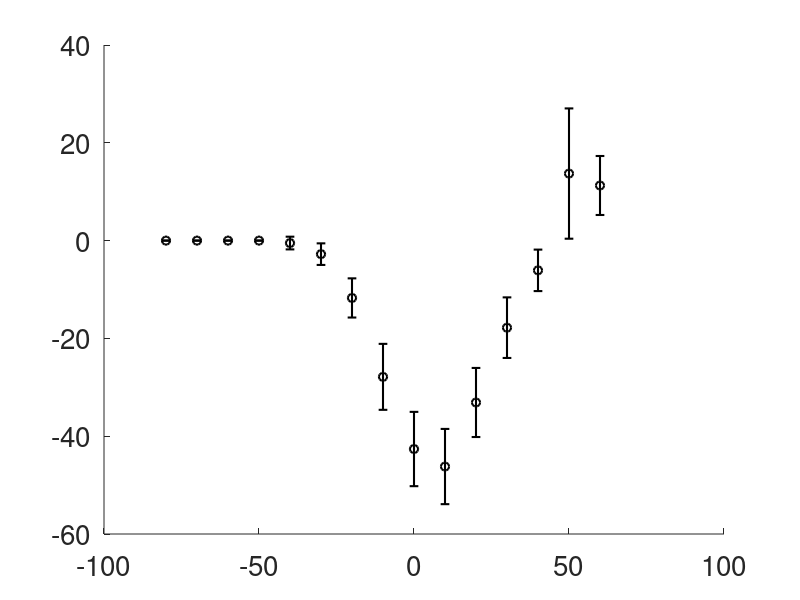

Reproduce this figure in MATLAB. (Note: this script raises an error after producing the figure.)
set(gcf,'color','w');
set(groot, 'defaultLineLineWidth', 1.5)
set(groot, 'defaultAxesFontSize', 20)

data1 = load('model_01.txt');
% data2 = load('results1.txt');

x1 = data1(:,1);
x2 = data1(:,2);
x3 = data1(:,3);
x4 = data1(:,4);
x5 = data1(:,5);
x6 = data1(:,6);

y1 = [-80	-70	-60	-50	-40	-30	-20	-10	0	10	20	30	40	50	60];
%Data IV
y2 =[0	0	0	0	-0.5	-2.7703	-11.7254	-27.8612	-42.6211	-46.2051	-33.10479641	-17.80463281	-6.082811117	13.70904558	11.26948622	];
y3 = [0	0	0	0	1.299411531	2.206903633	4.005455233	6.744379187	7.597769411	7.69263528	7.06332023	6.194476951	4.241362906	13.32159951	6.031335668	];

%GHK Activation 
y4=[0	0	0	0	0.002306276	0.016037491	0.088394494	0.285191507	0.636761751	1	1	1	1	1	1];
y5 =[0.005515591	0.003982387	0.007262363	0.011288517	0.009085753	0.016612367	0.030036945	0.049566489	0.046658177	0.021320047	0.022502137	0.062941159	0.066836887	0.061431159	0.0614364218	];


%GHK Inactivation 
y6=[0.968075909	0.963447109	0.952905658	0.941429239	0.821525532	0.651763564	0.436892473	0.255534784	0.162872685	0.119716427	0.127941006	0.159243943	0	0	0];
y7=[0.010215517	0.01360165	0.01424941	0.021572672	0.041086892	0.051410542	0.057476528	0.038445194	0.023122705	0.020582788	0.01616925	0.009965288	0.021536765	0.06177793664	0.08127472497	];



ys = [-80	-70	-60	-50	-40	-30	-20	-10	0	10	20	30	40	50	60];
%Activation taus
y8 =[2	2	2	2.12	1.885555556	1.81625	2.6	3.464444444	3.884444444	3.182222222	2.287777778	1.882222222	1.757777778	1.83	1.867142857];
%error
y9 =[0.328447527	0.152752523	0.185592145	0.616965693	0.198415492	0.302070632	0.293357007	0.37783047	0.529376234	0.376544146	0.211993041	0.149682792	0.211829188	0.205131695	0.427326764];

%Inactivation taus
y10 =[160.865	163.6625	182.56	191.065	215.512	198.534	162.0733333	158.835	164.70875	156.4	103.4511111	107.5155556	69.4825	78.585	82.198];
%error
y11 =[23.17820456	26.95356089	15.48353965	33.91065319	19.69923856	22.28402959	41.3314393	37.83553927	13.85351882	20.12190052	7.139376421	5.263354209	2.644662471	11.114633	10.77651768];


figure (1)
set(gcf,'color','w');
errorbar(y1,y2,y3,'ok', 'LineWidth',1.2,'MarkerSize',10)
hold on
plot(x1,x4,'k', 'LineWidth',2)
axis([-60 60 -100 20 ])
ylabel('I_{Ca} (pA)'),xlabel('Voltage (mV)')
legend('Data N = 10','Model')

figure (2)
set(gcf,'color','w');
errorbar(y1,y4,y5,'ok', 'LineWidth',1.2,'MarkerSize',10)
hold on
plot(x1,x2,'k', 'LineWidth',2)
axis([-60 60 0 1 ])
ylabel('pA'),xlabel('Voltage (mV)')
errorbar(y1,y6,y7,'ok', 'LineWidth',1.2,'MarkerSize',10)
hold on
plot(x1,x3,'k', 'LineWidth',2)
axis([-60 60 0 1 ])
ylabel('Ca_{V}1.2 G/G_{max}'),xlabel('Voltage (mV)')
legend('Data N = 10','Model')

figure (3)
set(gcf,'color','w');
errorbar(ys,y8,y9,'ok', 'LineWidth',1.2,'MarkerSize',10)
ylabel('\tau_{Activation}'),xlabel('Voltage (mV)')
hold on
plot(x1,x5,'k', 'LineWidth',2)
axis([-60 60 0 5 ])
legend('Data N = 10','Model')

figure (4)
set(gcf,'color','w');
errorbar(ys,y10,y11,'ok', 'LineWidth',1.2,'MarkerSize',10)
ylabel('\tau_{Inactivation}'),xlabel('Voltage (mV)')
hold on
plot(x1,x6,'k', 'LineWidth',2)
axis([-60 60 0 300])
legend('Data N = 10','Model')

